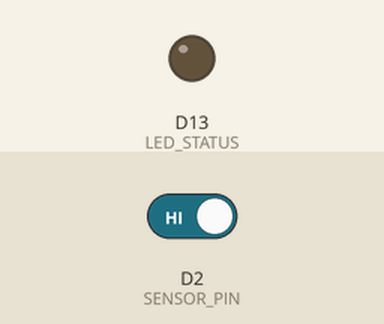
This program was run on a simulated Arduino Uno R4 Minima. Parts: output pins drawn as LEDs (lit = HIGH). The test bench sets the inputs (shaded band); at power-on: D2 (SENSOR_PIN) HIGH. What the program prints to the serial monitor is not drawn.

Above: at 1.2 s.
1.3 s: D2 (SENSOR_PIN) driven LOW
Timing chart, 0 to 4.3 s (numbered marks = the images above; inputs shaded):
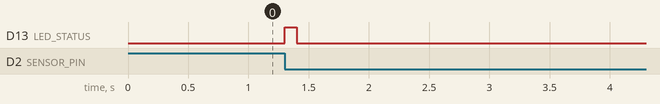

Measured:
- after the input at 1.3 s, D13 (LED_STATUS): LOW → HIGH at once, → LOW 0.10 s later

The program:

main.cpp
```cpp
#include <Arduino.h>

// Broche D2 pour le signal du capteur
const uint8_t SENSOR_PIN = 2;
const uint8_t LED_STATUS = LED_BUILTIN;

volatile uint32_t compteur = 0;
volatile bool passageDetecte = false;

// Fonction d'interruption (ISR) - Sans IRAM_ATTR pour la Nano R4
void alertPassage() {
    compteur++;
    passageDetecte = true;
}

void setup() {
    Serial.begin(115200);
    // Sur Nano R4, on attend que le port série soit prêt
    while (!Serial);

    pinMode(SENSOR_PIN, INPUT_PULLUP);
    pinMode(LED_STATUS, OUTPUT);

    // Attache l'interruption sur la broche D2
    attachInterrupt(digitalPinToInterrupt(SENSOR_PIN), alertPassage, FALLING);

    Serial.println("========================================");
    Serial.println("TEST CAPTEUR MEX100 - ARDUINO NANO R4");
    Serial.println("Statut : Pret et en attente...");
    Serial.println("========================================");
}

void loop() {
    if (passageDetecte) {
        digitalWrite(LED_STATUS, HIGH);

        Serial.print("Passage detecte ! Total : ");
        Serial.println(compteur);

        // Un petit délai pour éviter les doubles comptages dus aux vibrations
        delay(100);

        passageDetecte = false;
        digitalWrite(LED_STATUS, LOW);
    }
}
```
